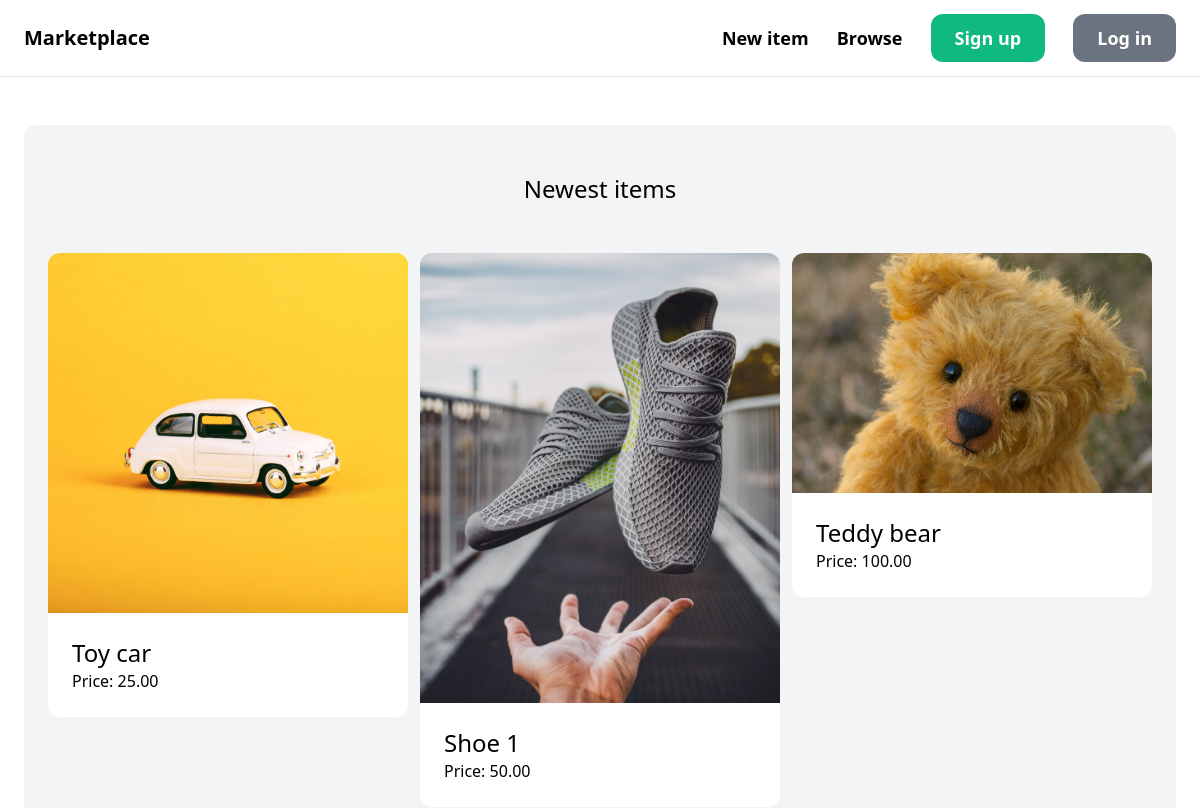
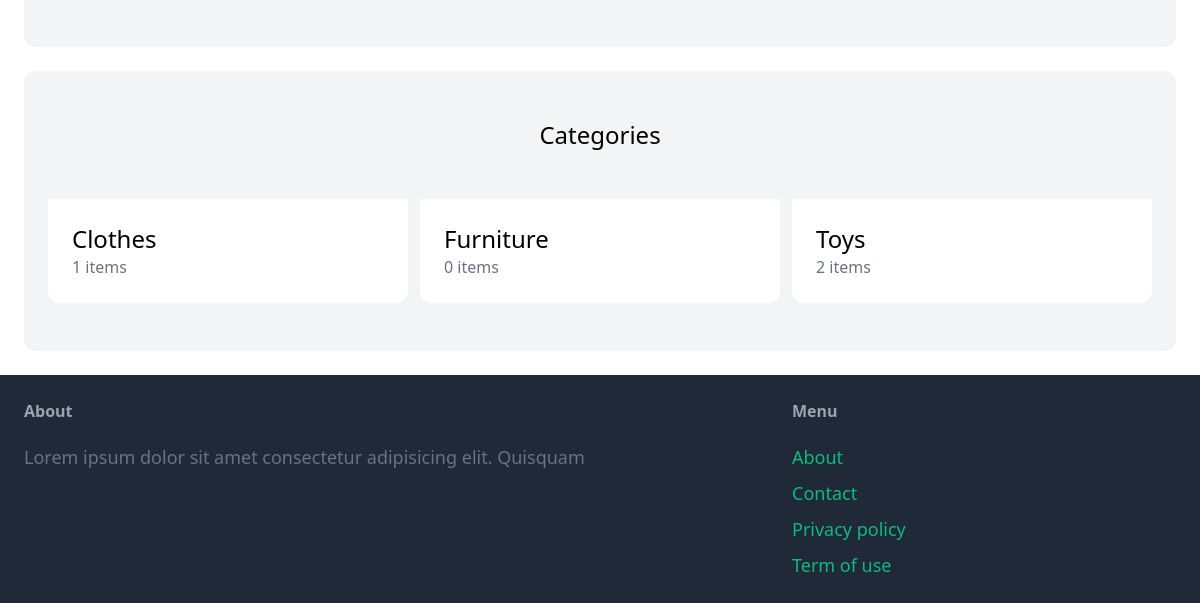
Before: / with the older database file (2 pictures, top to bottom).
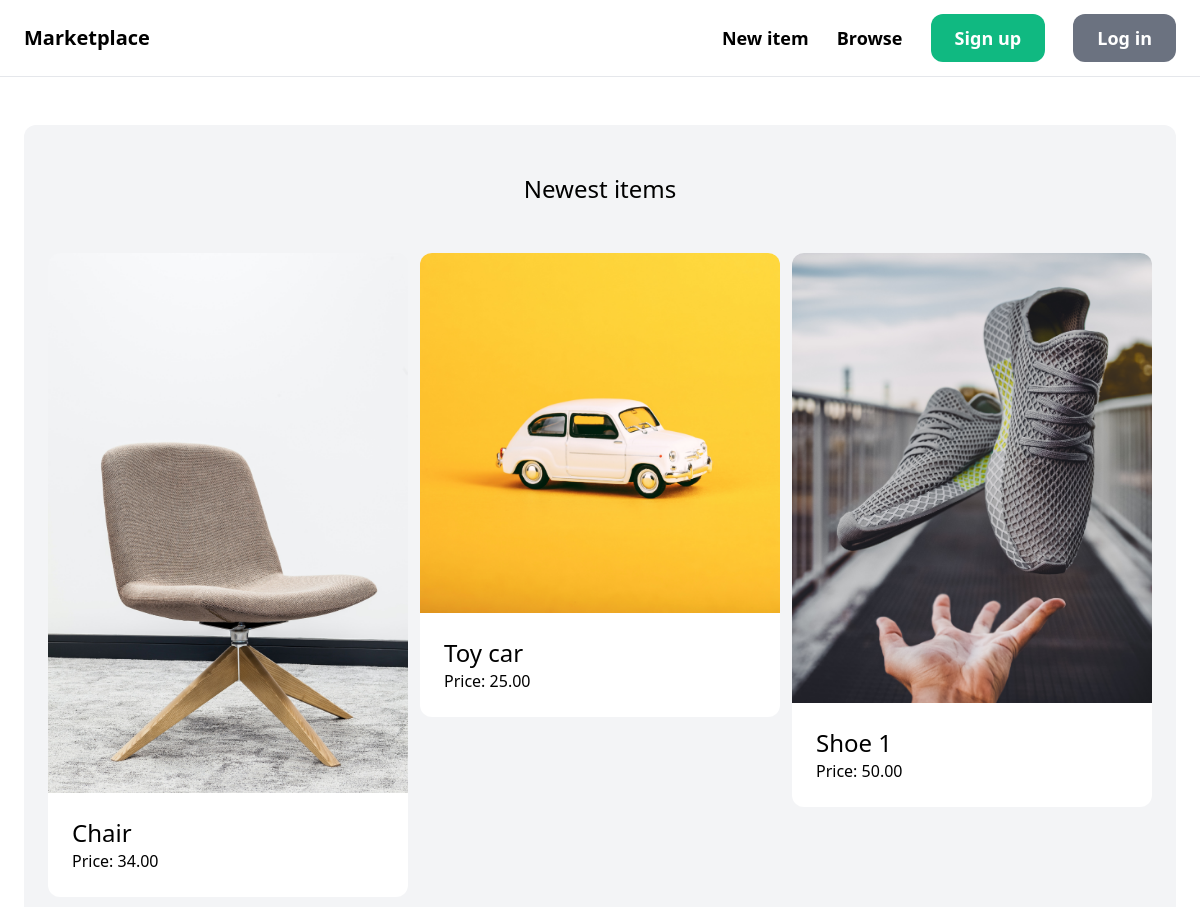
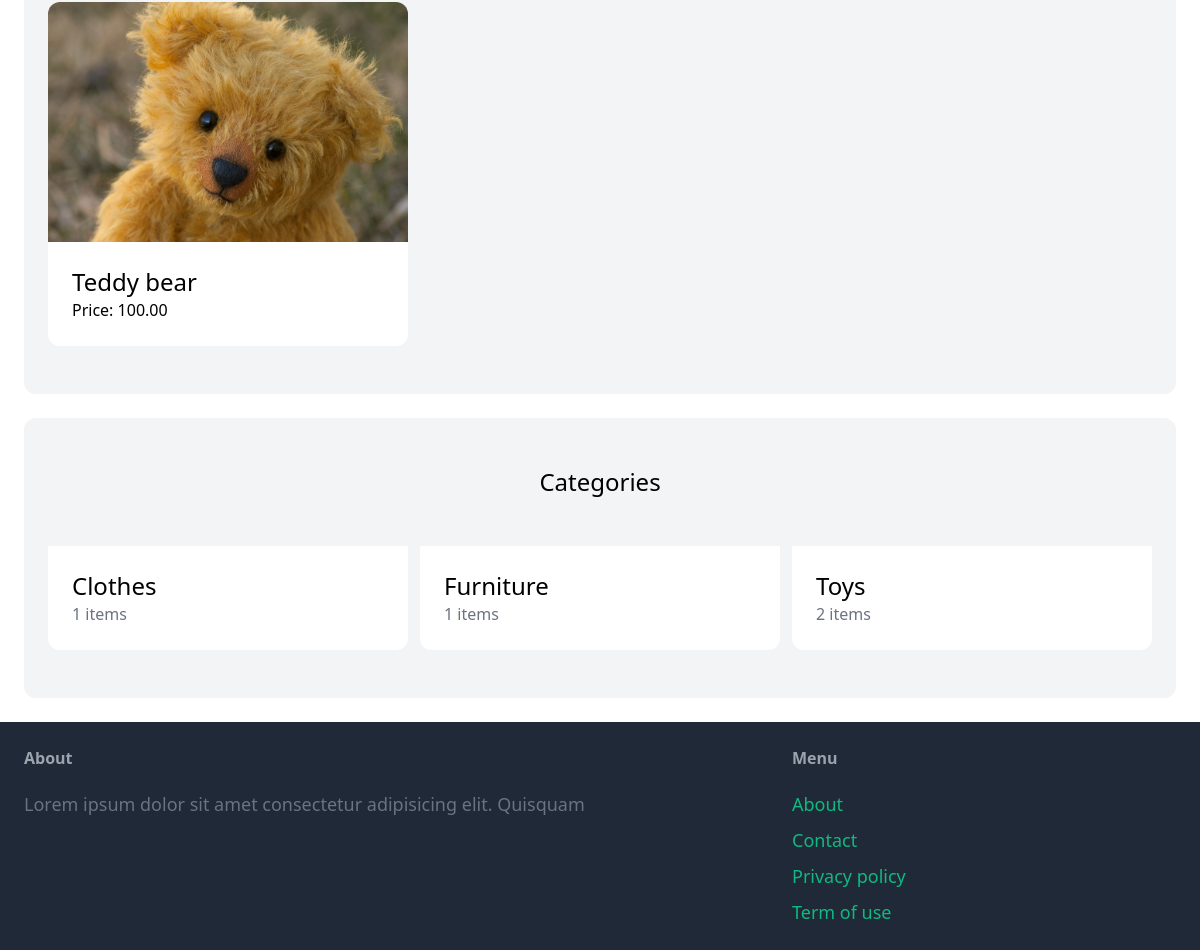
After: the same page with the newer database file (2 pictures, top to bottom).
### item/models.py (models this page shows, shortened)
class Item(models.Model):
    category = models.ForeignKey(
        Category, related_name="items", on_delete=models.CASCADE
    )
    name = models.CharField(max_length=255)
    description = models.TextField(blank=True, null=True)
    price = models.DecimalField(max_digits=10, decimal_places=2)
    image = models.ImageField(upload_to="item_images", blank=True, null=True)
    is_sold = models.BooleanField(default=False)
    created_by = models.ForeignKey(User, related_name="items", on_delete=models.CASCADE)
    created_at = models.DateTimeField(auto_now_add=True)
    class Meta:
        ordering = ["-created_at"]

class Category(models.Model):
    name = models.CharField(max_length=255)
    class Meta:
        ordering = ["name"]
        verbose_name_plural = "Categories"

### core/views.py (the view)
# urls.py: path("", views.index, name="index"),
def index(request):
    items = Item.objects.filter(is_sold=False)[0:6]
    categories = Category.objects.all()
    return render(
        request,
        "core/index.html",
        {
            "items": items,
            "categories": categories,
        },
    )

### core/templates/core/index.html
{% extends 'core/base.html' %} {% block title %}Welcome{% endblock %} {% block content %}
<div class="mt-6 px-6 py-12 bg-gray-100 rounded-xl">
    <h2 class="mb-12 text-2xl text-center">Newest items</h2>
    <div class="grid grid-cols-3 gap-3">
        {% for item in items %}
        <div>
            <a href="{% url 'item:detail' item.id %}">
                <div>
                    <img src="{{ item.image.url}}" alt="" class="rounded-t-xl" />
                </div>
                <div class="p-6 bg-white rounded-b-xl">
                    <h2 class="text-2xl">{{ item.name }}</h2>
                    <p classtext-gray-500>Price: {{ item.price }}</p>
                </div>
            </a>
        </div>
        {% endfor %}
    </div>
</div>
<div class="mt-6 px-6 py-12 bg-gray-100 rounded-xl">
    <h2 class="mb-12 text-2xl text-center">Categories</h2>
    <div class="grid grid-cols-3 gap-3">
        {% for category in categories %}
        <div>
            <a href="#">
                <div class="p-6 bg-white rounded-b-xl">
                    <h2 class="text-2xl">{{ category.name }}</h2>
                    <p class="text-gray-500">{{ category.items.count }} items</p>
                </div>
            </a>
        </div>
        {% endfor %}
    </div>
</div>
{% endblock %}

### core/templates/core/base.html (shortened to what this page needs)
<!DOCTYPE html>
<html lang="en">
    <head>
        <script src="https://cdn.tailwindcss.com"></script>
    </head>
    <body>
        <nav class="py-6 px-6 flex justify-between items-center border-b border-gray-200">
            <a href="/" class="text-xl font-semibold">Marketplace</a>
            <div class="space-x-6">
                <a href="{% url 'item:new' %}" class="text-lg font-semibold hover:text-gray-500"
                    >New item</a
                >
                <a href="" class="text-lg font-semibold hover:text-gray-500">Browse</a>
                {% if request.user.is_authenticated %}
                <a
                    href=""
                    class="px-6 py-3 text-lg font-semibold bg-emerald-500 text-white rounded-xl hover:bg-emerald-700"
                    >Inbox</a
                >
                <a
                    href="{% url 'dashboard:index' %}"
                    class="px-6 py-3 text-lg font-semibold bg-gray-500 text-white rounded-xl hover:bg-gray-700"
                    >Dashboard</a
                >
                {% else %}
                <a
                    href="{% url 'core:signup' %}"
                    class="px-6 py-3 text-lg font-semibold bg-emerald-500 text-white rounded-xl hover:bg-emerald-700"
                    >Sign up</a
                >
                <a
                    href="{% url 'core:login' %}"
                    class="px-6 py-3 text-lg font-semibold bg-gray-500 text-white rounded-xl hover:bg-gray-700"
                    >Log in</a
                >
                {% endif %}
            </div>
        </nav>
        <div class="px-6 py-6">{%block content%} {%endblock%}</div>
        <footer class="py-6 px-6 flex justify-between bg-gray-800">
            <div class="w-2/3 pr-10">
                <h3 class="mb-5 font-semibold text-gray-400">About</h3>
                <p class="text-lg text-gray-500">
                    Lorem ipsum dolor sit amet consectetur adipisicing elit. Quisquam
                </p>
            </div>
            <div class="w-1/3">
                <h3 class="mb-5 font-semibold text-gray-400">Menu</h3>
                <ul class="space-y-2">
                    <li>
                        <a href="#" class="text-lg text-emerald-500 hover:text-emerald-700"
                            >About</a
                        >
                    </li>
                    <li>
                        <a
                            href="{% url 'core:contact' %}"
                            class="text-lg text-emerald-500 hover:text-emerald-700"
                            >Contact</a
                        >
                    </li>
                    <li>
                        <a href="#" class="text-lg text-emerald-500 hover:text-emerald-700"
                            >Privacy policy</a
                        >
                    </li>
                    <li>
                        <a href="#" class="text-lg text-emerald-500 hover:text-emerald-700"
                            >Term of use</a
                        >
                    </li>
                </ul>
            </div>
        </footer>
    </body>
</html>

Changed rows visible on the page:
added Item: image (picture), name "Chair", price "34.00"
computed for Category "Furniture": items.count "0" → "1"
